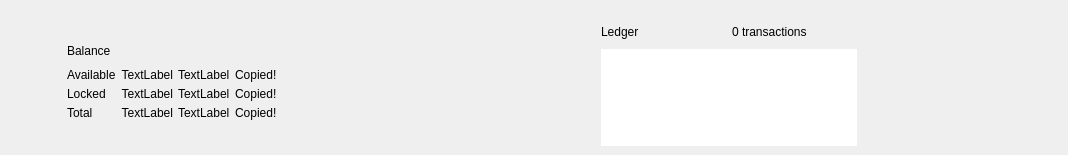
<?xml version="1.0" encoding="UTF-8"?>
<ui version="4.0">
 <class>OverviewHeaderFrame</class>
 <widget class="QFrame" name="OverviewHeaderFrame">
  <property name="geometry">
   <rect>
    <x>0</x>
    <y>0</y>
    <width>1068</width>
    <height>155</height>
   </rect>
  </property>
  <property name="windowTitle">
   <string>Frame</string>
  </property>
  <property name="frameShape">
   <enum>QFrame::NoFrame</enum>
  </property>
  <property name="frameShadow">
   <enum>QFrame::Raised</enum>
  </property>
  <layout class="QHBoxLayout" name="horizontalLayout">
   <property name="spacing">
    <number>0</number>
   </property>
   <property name="sizeConstraint">
    <enum>QLayout::SetDefaultConstraint</enum>
   </property>
   <property name="leftMargin">
    <number>0</number>
   </property>
   <property name="topMargin">
    <number>0</number>
   </property>
   <property name="rightMargin">
    <number>0</number>
   </property>
   <property name="bottomMargin">
    <number>0</number>
   </property>
   <item>
    <widget class="QFrame" name="m_overviewBalanceFrame">
     <property name="frameShape">
      <enum>QFrame::NoFrame</enum>
     </property>
     <property name="frameShadow">
      <enum>QFrame::Raised</enum>
     </property>
     <layout class="QGridLayout" name="gridLayout">
      <property name="leftMargin">
       <number>30</number>
      </property>
      <property name="topMargin">
       <number>25</number>
      </property>
      <property name="bottomMargin">
       <number>15</number>
      </property>
      <property name="spacing">
       <number>5</number>
      </property>
      <item row="5" column="4">
       <widget class="WalletGui::WalletNormalGreenBoldTextLabel" name="m_overviewTotalBalanceTickerLabel">
        <property name="text">
         <string>TextLabel</string>
        </property>
        <property name="indent">
         <number>0</number>
        </property>
       </widget>
      </item>
      <item row="5" column="3">
       <widget class="WalletGui::WalletNormalGreenBoldTextLabel" name="m_overviewTotalBalanceLabel">
        <property name="cursor">
         <cursorShape>PointingHandCursor</cursorShape>
        </property>
        <property name="toolTip">
         <string>Click to copy</string>
        </property>
        <property name="text">
         <string>TextLabel</string>
        </property>
        <property name="alignment">
         <set>Qt::AlignRight|Qt::AlignTrailing|Qt::AlignVCenter</set>
        </property>
       </widget>
      </item>
      <item row="4" column="5">
       <widget class="WalletGui::CopyMagicLabel" name="m_lockedBalanceCopyLabel">
        <property name="text">
         <string>Copied!</string>
        </property>
        <property name="indent">
         <number>0</number>
        </property>
       </widget>
      </item>
      <item row="4" column="4" alignment="Qt::AlignLeft">
       <widget class="WalletGui::WalletNormalGrayTextLabel" name="m_overviewLockedBalanceTickerLabel">
        <property name="text">
         <string>TextLabel</string>
        </property>
        <property name="indent">
         <number>0</number>
        </property>
       </widget>
      </item>
      <item row="1" column="2" colspan="5">
       <widget class="WalletGui::WalletHeaderLabel" name="label">
        <property name="text">
         <string>Balance</string>
        </property>
        <property name="indent">
         <number>0</number>
        </property>
       </widget>
      </item>
      <item row="0" column="0" colspan="7">
       <spacer name="verticalSpacer_2">
        <property name="orientation">
         <enum>Qt::Vertical</enum>
        </property>
        <property name="sizeHint" stdset="0">
         <size>
          <width>20</width>
          <height>40</height>
         </size>
        </property>
       </spacer>
      </item>
      <item row="4" column="3">
       <widget class="WalletGui::WalletNormalGrayTextLabel" name="m_overviewLockedBalanceLabel">
        <property name="cursor">
         <cursorShape>PointingHandCursor</cursorShape>
        </property>
        <property name="toolTip">
         <string>Click to copy</string>
        </property>
        <property name="text">
         <string>TextLabel</string>
        </property>
        <property name="alignment">
         <set>Qt::AlignRight|Qt::AlignTrailing|Qt::AlignVCenter</set>
        </property>
       </widget>
      </item>
      <item row="3" column="5">
       <widget class="WalletGui::CopyMagicLabel" name="m_availableBalanceCopyLabel">
        <property name="text">
         <string>Copied!</string>
        </property>
        <property name="indent">
         <number>0</number>
        </property>
       </widget>
      </item>
      <item row="3" column="3">
       <widget class="WalletGui::WalletNormalGrayTextLabel" name="m_overviewAvailableBalanceLabel">
        <property name="cursor">
         <cursorShape>PointingHandCursor</cursorShape>
        </property>
        <property name="toolTip">
         <string>Click to copy</string>
        </property>
        <property name="text">
         <string>TextLabel</string>
        </property>
        <property name="alignment">
         <set>Qt::AlignRight|Qt::AlignTrailing|Qt::AlignVCenter</set>
        </property>
       </widget>
      </item>
      <item row="2" column="2" colspan="4">
       <spacer name="verticalSpacer_8">
        <property name="orientation">
         <enum>Qt::Vertical</enum>
        </property>
        <property name="sizeType">
         <enum>QSizePolicy::Fixed</enum>
        </property>
        <property name="sizeHint" stdset="0">
         <size>
          <width>20</width>
          <height>0</height>
         </size>
        </property>
       </spacer>
      </item>
      <item row="4" column="2">
       <widget class="WalletGui::WalletSmallGrayTextLabel" name="m_overviewLockedBalanceTextLabel">
        <property name="text">
         <string>Locked</string>
        </property>
        <property name="indent">
         <number>0</number>
        </property>
       </widget>
      </item>
      <item row="3" column="6" rowspan="3">
       <spacer name="horizontalSpacer">
        <property name="orientation">
         <enum>Qt::Horizontal</enum>
        </property>
        <property name="sizeHint" stdset="0">
         <size>
          <width>40</width>
          <height>20</height>
         </size>
        </property>
       </spacer>
      </item>
      <item row="5" column="2">
       <widget class="WalletGui::WalletSmallGreenBoldTextLabel" name="m_overviewTotalBalanceTextLabel">
        <property name="text">
         <string>Total</string>
        </property>
        <property name="indent">
         <number>0</number>
        </property>
       </widget>
      </item>
      <item row="3" column="2">
       <widget class="WalletGui::WalletSmallGrayTextLabel" name="m_overviewAvailableBalanceTextLabel">
        <property name="text">
         <string>Available</string>
        </property>
        <property name="indent">
         <number>0</number>
        </property>
       </widget>
      </item>
      <item row="6" column="0" colspan="7">
       <spacer name="verticalSpacer">
        <property name="orientation">
         <enum>Qt::Vertical</enum>
        </property>
        <property name="sizeHint" stdset="0">
         <size>
          <width>20</width>
          <height>40</height>
         </size>
        </property>
       </spacer>
      </item>
      <item row="5" column="5">
       <widget class="WalletGui::CopyMagicLabel" name="m_totalBalanceCopyLabel">
        <property name="text">
         <string>Copied!</string>
        </property>
        <property name="indent">
         <number>0</number>
        </property>
       </widget>
      </item>
      <item row="3" column="4">
       <widget class="WalletGui::WalletNormalGrayTextLabel" name="m_overviewAvailableBalanceTickerLabel">
        <property name="text">
         <string>TextLabel</string>
        </property>
        <property name="indent">
         <number>0</number>
        </property>
       </widget>
      </item>
      <item row="1" column="1" rowspan="5">
       <spacer name="horizontalSpacer_4">
        <property name="orientation">
         <enum>Qt::Horizontal</enum>
        </property>
        <property name="sizeType">
         <enum>QSizePolicy::Fixed</enum>
        </property>
        <property name="sizeHint" stdset="0">
         <size>
          <width>20</width>
          <height>20</height>
         </size>
        </property>
       </spacer>
      </item>
      <item row="1" column="0" rowspan="5">
       <widget class="QLabel" name="m_overviewBalanceIconLabel">
        <property name="text">
         <string/>
        </property>
        <property name="pixmap">
         <pixmap resource="../../resources.qrc">:/icons/actual_balance</pixmap>
        </property>
       </widget>
      </item>
     </layout>
    </widget>
   </item>
   <item>
    <widget class="QFrame" name="m_overviewPoolFrame">
     <property name="frameShape">
      <enum>QFrame::NoFrame</enum>
     </property>
     <property name="frameShadow">
      <enum>QFrame::Raised</enum>
     </property>
     <layout class="QGridLayout" name="gridLayout_3" columnstretch="0,0,0,0,0">
      <property name="leftMargin">
       <number>30</number>
      </property>
      <property name="topMargin">
       <number>25</number>
      </property>
      <property name="spacing">
       <number>5</number>
      </property>
      <item row="4" column="0" colspan="5">
       <spacer name="verticalSpacer_6">
        <property name="orientation">
         <enum>Qt::Vertical</enum>
        </property>
        <property name="sizeHint" stdset="0">
         <size>
          <width>20</width>
          <height>40</height>
         </size>
        </property>
       </spacer>
      </item>
      <item row="1" column="2" alignment="Qt::AlignLeft">
       <widget class="WalletGui::WalletHeaderLabel" name="label_9">
        <property name="text">
         <string>Ledger</string>
        </property>
        <property name="indent">
         <number>0</number>
        </property>
       </widget>
      </item>
      <item row="2" column="2" colspan="2">
       <spacer name="verticalSpacer_9">
        <property name="orientation">
         <enum>Qt::Vertical</enum>
        </property>
        <property name="sizeType">
         <enum>QSizePolicy::Fixed</enum>
        </property>
        <property name="sizeHint" stdset="0">
         <size>
          <width>20</width>
          <height>0</height>
         </size>
        </property>
       </spacer>
      </item>
      <item row="3" column="4">
       <spacer name="horizontalSpacer_3">
        <property name="orientation">
         <enum>Qt::Horizontal</enum>
        </property>
        <property name="sizeHint" stdset="0">
         <size>
          <width>40</width>
          <height>20</height>
         </size>
        </property>
       </spacer>
      </item>
      <item row="0" column="0" colspan="5">
       <spacer name="verticalSpacer_5">
        <property name="orientation">
         <enum>Qt::Vertical</enum>
        </property>
        <property name="sizeHint" stdset="0">
         <size>
          <width>20</width>
          <height>40</height>
         </size>
        </property>
       </spacer>
      </item>
      <item row="3" column="2" colspan="2">
       <widget class="WalletGui::OverviewTransactionPoolTreeView" name="m_overviewTransactionPoolView">
        <property name="frameShape">
         <enum>QFrame::NoFrame</enum>
        </property>
        <property name="selectionMode">
         <enum>QAbstractItemView::NoSelection</enum>
        </property>
        <property name="textElideMode">
         <enum>Qt::ElideMiddle</enum>
        </property>
        <property name="rootIsDecorated">
         <bool>false</bool>
        </property>
        <property name="uniformRowHeights">
         <bool>true</bool>
        </property>
        <property name="itemsExpandable">
         <bool>false</bool>
        </property>
        <attribute name="headerVisible">
         <bool>false</bool>
        </attribute>
        <attribute name="headerStretchLastSection">
         <bool>false</bool>
        </attribute>
       </widget>
      </item>
      <item row="1" column="3" colspan="2">
       <widget class="WalletGui::WalletNormalBlackTextLabel" name="m_overviewPoolSizeLabel">
        <property name="text">
         <string>0 transactions</string>
        </property>
        <property name="indent">
         <number>0</number>
        </property>
       </widget>
      </item>
      <item row="1" column="0" rowspan="3">
       <widget class="QLabel" name="m_overviewPoolIconLabel">
        <property name="text">
         <string/>
        </property>
        <property name="pixmap">
         <pixmap resource="../../resources.qrc">:/icons/pool-stats</pixmap>
        </property>
       </widget>
      </item>
      <item row="1" column="1" rowspan="3">
       <spacer name="horizontalSpacer_6">
        <property name="orientation">
         <enum>Qt::Horizontal</enum>
        </property>
        <property name="sizeType">
         <enum>QSizePolicy::Fixed</enum>
        </property>
        <property name="sizeHint" stdset="0">
         <size>
          <width>20</width>
          <height>20</height>
         </size>
        </property>
       </spacer>
      </item>
     </layout>
    </widget>
   </item>
  </layout>
 </widget>
 <customwidgets>
  <customwidget>
   <class>WalletGui::WalletSmallGrayTextLabel</class>
   <extends>QLabel</extends>
   <header>Gui/Common/WalletTextLabel.h</header>
  </customwidget>
  <customwidget>
   <class>WalletGui::CopyMagicLabel</class>
   <extends>QLabel</extends>
   <header>Gui/Common/CopyMagicLabel.h</header>
  </customwidget>
  <customwidget>
   <class>WalletGui::WalletHeaderLabel</class>
   <extends>QLabel</extends>
   <header>Gui/Common/WalletTextLabel.h</header>
  </customwidget>
  <customwidget>
   <class>WalletGui::WalletNormalGrayTextLabel</class>
   <extends>QLabel</extends>
   <header>Gui/Common/WalletTextLabel.h</header>
  </customwidget>
  <customwidget>
   <class>WalletGui::WalletNormalBlackTextLabel</class>
   <extends>QLabel</extends>
   <header>Gui/Common/WalletTextLabel.h</header>
  </customwidget>
  <customwidget>
   <class>WalletGui::WalletSmallGreenBoldTextLabel</class>
   <extends>QLabel</extends>
   <header>Gui/Common/WalletTextLabel.h</header>
  </customwidget>
  <customwidget>
   <class>WalletGui::WalletNormalGreenBoldTextLabel</class>
   <extends>QLabel</extends>
   <header>Gui/Common/WalletTextLabel.h</header>
  </customwidget>
  <customwidget>
   <class>WalletGui::OverviewTransactionPoolTreeView</class>
   <extends>QTreeView</extends>
   <header>Gui/Overview/OverviewTransactionPoolTreeView.h</header>
  </customwidget>
 </customwidgets>
 <resources>
  <include location="../../resources.qrc"/>
 </resources>
 <connections>
  <connection>
   <sender>m_overviewTransactionPoolView</sender>
   <signal>doubleClicked(QModelIndex)</signal>
   <receiver>OverviewHeaderFrame</receiver>
   <slot>poolTransactionClicked(QModelIndex)</slot>
   <hints>
    <hint type="sourcelabel">
     <x>882</x>
     <y>90</y>
    </hint>
    <hint type="destinationlabel">
     <x>533</x>
     <y>73</y>
    </hint>
   </hints>
  </connection>
 </connections>
 <slots>
  <slot>poolTransactionClicked(QModelIndex)</slot>
  <slot>startMiningClicked(bool)</slot>
 </slots>
</ui>
